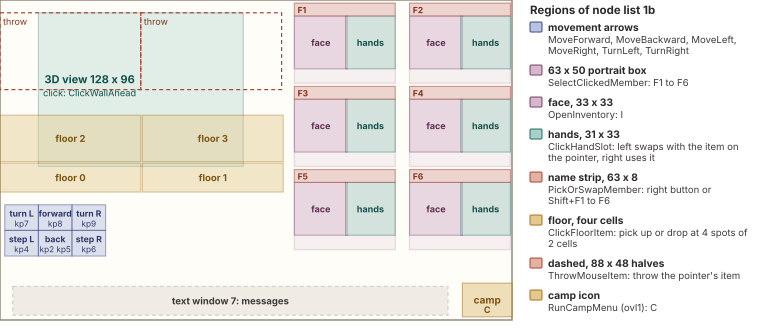

Python code for this plot:
import sys; sys.path.insert(0, '.')
from figlib import *

S = 1.6
OX, OY = 0, 0
c = Canvas(760, 200 * S + 8)
def R(x, y, w, h, kind, fillop=0.55, dash=None, sw=1.1, label=None, lsize=9.5, lcolor=None, fill=None):
    if fillop == 0.0:
        c.rect(OX + x * S, OY + y * S, w * S, h * S, fill='none', stroke=SOLID[kind], sw=sw, rx=0, dash=dash)
    else:
        c.rect(OX + x * S, OY + y * S, w * S, h * S, fill=fill or MID[kind], stroke=SOLID[kind], sw=sw, rx=0, dash=dash, opacity=fillop)
    if label:
        c.text(OX + (x + w / 2) * S, OY + (y + h / 2) * S + 3.5, label, size=lsize, weight=700, color=lcolor or PAL[kind][0], anchor="middle")
# screen
c.rect(0, 0, 320 * S, 200 * S, fill="#FFFDF8", stroke=GREY, sw=1.4, rx=0)
# message window (text window 7)
R(8, 179, 272, 18, "grey", fillop=0.4, dash="4 3", label="text window 7: messages", lsize=9.5)
# view
R(24, 8, 128, 96, "teal", 0.35, label=None)
c.text(OX + 56 * S, OY + 52 * S, "3D view 128 x 96", size=11, weight=700, color=PAL["teal"][0], anchor="middle")
c.text(OX + 56 * S, OY + 52 * S + 13, "click: ClickWallAhead", size=9.2, color=PAL["teal"][0], anchor="middle")
# throw
R(0, 8, 88, 48, "red", 0.0, dash="4 3", sw=1.2)
R(88, 8, 88, 48, "red", 0.0, dash="4 3", sw=1.2)
c.text(OX + 3, OY + 8 * S + 12, "throw", size=9, color=PAL["red"][0])
c.text(OX + 88 * S + 3, OY + 8 * S + 12, "throw", size=9, color=PAL["red"][0])
# floor items
for (x, y, w, h, n) in ((0, 72, 88, 29, 2), (89, 72, 88, 29, 3), (0, 102, 88, 18, 0), (89, 102, 88, 18, 1)):
    R(x, y, w, h, "ochre", 0.45, label="floor %d" % n, lsize=9.5)
# movement
mv = [(3, 128, "turn L", "kp7"), (24, 128, "forward", "kp8"), (45, 128, "turn R", "kp9"),
      (3, 144, "step L", "kp4"), (24, 144, "back", "kp2 kp5"), (45, 144, "step R", "kp6")]
for x, y, t, k in mv:
    R(x, y, 21, 16, "navy", 0.5)
    c.text(OX + (x + 10.5) * S, OY + (y + 8) * S - 1, t, size=8.6, weight=700, color=PAL["navy"][0], anchor="middle")
    c.text(OX + (x + 10.5) * S, OY + (y + 8) * S + 9, k, size=8.2, color=PAL["navy"][0], anchor="middle")
# party panel
cols = [184, 256]
rows_ = [2, 54, 106]
for ri, ry in enumerate(rows_):
    for ci, cx in enumerate(cols):
        n = ri * 2 + ci
        R(cx, ry, 63, 50, "plum", 0.18, sw=1.4)
        R(cx, ry + 8, 33, 33, "plum", 0.45, label="face", lsize=9)
        R(cx + 32, ry + 8, 31, 33, "teal", 0.45, label="hands", lsize=9)
        R(cx, ry, 63, 8, "red", 0.45)
        c.text(OX + (cx + 2) * S, OY + (ry + 6.2) * S, "F%d" % (n + 1), size=8.5, weight=700, color=PAL["red"][0])
# camp
R(289, 177, 31, 21, "ochre", 0.6, label="camp", lsize=10)
c.text(OX + 304.5 * S, OY + 190 * S + 9, "C", size=9, color=PAL["ochre"][0], anchor="middle", weight=700)
# scale ticks
c.text(0, 200 * S + 6, "", size=8)
# legend
LX = 320 * S + 18
c.text(LX, 14, "Regions of node list 1b", size=11.5, weight=700, color=INK)
items = [
    ("navy", "movement arrows", "MoveForward, MoveBackward, MoveLeft, MoveRight, TurnLeft, TurnRight"),
    ("plum", "63 x 50 portrait box", "SelectClickedMember: F1 to F6"),
    ("plum", "face, 33 x 33", "OpenInventory: I"),
    ("teal", "hands, 31 x 33", "ClickHandSlot: left swaps with the item on the pointer, right uses it"),
    ("red", "name strip, 63 x 8", "PickOrSwapMember: right button or Shift+F1 to F6"),
    ("ochre", "floor, four cells", "ClickFloorItem: pick up or drop at 4 spots of 2 cells"),
    ("red", "dashed, 88 x 48 halves", "ThrowMouseItem: throw the pointer's item"),
    ("ochre", "camp icon", "RunCampMenu (ovl1): C"),
]
y = 30
for k, t, b in items:
    c.rect(LX, y - 8, 12, 10, fill=MID[k], stroke=SOLID[k], sw=1, rx=1)
    c.text(LX + 18, y + 1, t, size=10.3, weight=700, color=INK)
    for j, l in enumerate(wrap(b, 205, 9.6)):
        c.text(LX + 18, y + 13 + 11 * j, l, size=9.6, color=INK2)
    y += 13 + 11 * len(wrap(b, 205, 9.6)) + 8
c.save("figs/arc_clickmap.svg")
